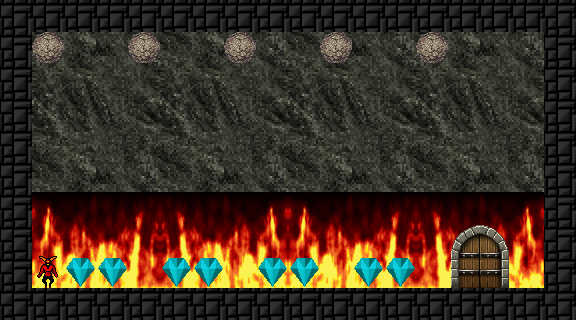

Below is a game level as drawn by its tile map, then a one-line description and the .tmx that defines it (tile-layer data replaced by summaries):
An orthogonal 18x10 tile map with 32x32 px tiles, 8 tile layers (Background, BurningFlames, Gate, Walls, ...), 2 tilesets and 2 objects (Camera, WorldBoundingBox).

<map version="1.5" tiledversion="1.5.0" orientation="orthogonal" renderorder="right-down" compressionlevel="0" width="18" height="10" tilewidth="32" tileheight="32" infinite="0" nextlayerid="49" nextobjectid="2187">
 <editorsettings>
  <chunksize width="37" height="37" />
 </editorsettings>
 <properties>
  <property name="BACKGROUND_TEXTURE" value="background1" />
  <property name="FRAME_DURATION" type="float" value="0.2" />
  <property name="LEVEL_TIMEOUT" type="float" value="50" />
  <property name="LEVEL_TITLE" value="Headache kills" />
  <property name="MAIN_CAMERA" type="object" value="2114" />
  <property name="MUSIC" value="game_music1" />
  <property name="PLAYER_START" type="object" value="0" />
  <property name="REQUIRED_DIAMOND" type="int" value="8" />
 </properties>
 <tileset firstgid="1" source="../tilesets/tileset.tsx" />
 <tileset firstgid="41" name="background" tilewidth="800" tileheight="600" tilecount="1" columns="1">
  <image source="../textures/GameBackground.png" width="800" height="600" />
 </tileset>
 <group id="45" name="Groupe 2">
  <group id="40" name="Groupe 1">
   <properties>
    <property name="INFINITE_BOUNDING_BOX" type="bool" value="true" />
    <property name="OBJECT_REFERN" type="object" value="0" />
   </properties>
   <layer id="39" name="Background" width="18" height="10">
    <properties>
     <property name="DISPLACEMENT_RATIO_X" type="float" value="0.5" />
     <property name="DISPLACEMENT_RATIO_Y" type="float" value="0.5" />
     <property name="DYNAMIC_PARTICLES" type="bool" value="false" />
     <property name="DYNAMIC_VERTICES" type="bool" value="false" />
     <property name="HEIGHT_BITS_MODE" type="bool" value="true" />
    </properties>
    <data>[180 cells, 15 non-empty, 1 distinct tile ids]</data>
   </layer>
   <objectgroup id="26" name="Camera">
    <properties>
     <property name="OBJECT_REFERENCE" type="object" value="1" />
    </properties>
    <object id="2114" name="Camera" type="Camera" x="21.3612" y="9.7297" width="540" height="303">
     <properties>
      <property name="CAMERA" type="bool" value="false" />
      <property name="CAMERA_COMPONENTS" value="MyAutoRecenterToPlayerCameraComponent" />
     </properties>
    </object>
    <object id="2185" name="World" type="WorldBoundingBox" x="3.84848" y="3.48488" width="569.545" height="314.091" />
   </objectgroup>
   <layer id="37" name="BurningFlames" width="18" height="10">
    <properties>
     <property name="MATERIAL" value="BurningFlames" />
    </properties>
    <data>[180 cells, 4 non-empty, 1 distinct tile ids]</data>
   </layer>
   <layer id="47" name="Gate" width="18" height="10">
    <properties>
     <property name="COLLISION_MASK" value="Gate" />
    </properties>
    <data>[180 cells, 1 non-empty, 1 distinct tile ids]</data>
   </layer>
   <layer id="25" name="Walls" width="18" height="10">
    <properties>
     <property name="COLLISION_MASK" value="World" />
     <property name="DYNAMIC_PARTICLES" type="bool" value="true" />
     <property name="DYNAMIC_VERTICES" type="bool" value="true" />
     <property name="HEIGHT_BITS_MODE" type="bool" value="true" />
     <property name="PLAYER_COLLISIONS_ENABLED" type="bool" value="true" />
     <property name="TILE_FLAG_PROCESSORS" value="MyComputeNeighbourFlags, ComputePlatformerFlagProcessor" />
    </properties>
    <data>[180 cells, 52 non-empty, 1 distinct tile ids]</data>
   </layer>
   <layer id="46" name="GameObjects" width="18" height="10">
    <properties>
     <property name="COLLISION_MASK" value="World" />
     <property name="HEIGHT_BITS_MODE" type="bool" value="true" />
    </properties>
    <data>[180 cells, 13 non-empty, 2 distinct tile ids]</data>
   </layer>
   <layer id="38" name="Animated" width="18" height="10">
    <properties>
     <property name="COLLISION_MASK" value="World" />
     <property name="HEIGHT_BITS_MODE" type="bool" value="true" />
    </properties>
    <data>[180 cells, 0 non-empty, 0 distinct tile ids]</data>
   </layer>
   <layer id="27" name="PlayerAndCamera" width="18" height="10">
    <properties>
     <property name="COLLISION_MASK" value="Player,World" />
     <property name="HEIGHT_BITS_MODE" type="bool" value="true" />
     <property name="PLAYER_COLLISIONS_ENABLED" type="bool" value="true" />
    </properties>
    <data>[180 cells, 1 non-empty, 1 distinct tile ids]</data>
   </layer>
   <layer id="48" name="Smoke" width="18" height="10">
    <properties>
     <property name="HEIGHT_BITS_MODE" type="bool" value="true" />
    </properties>
    <data>[180 cells, 0 non-empty, 0 distinct tile ids]</data>
   </layer>
  </group>
 </group>
</map>
